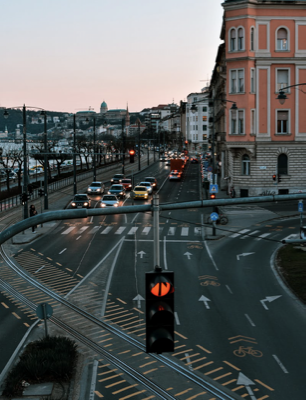
#> input picture Imagenes/road1.png, 306 x 400 px, given in place of the camera
$ python Tarea1.py
#> lines starting #> are read from the running program, lines starting #| are printed output that depends on the picture; after the words box and inside, x2 and y2 are one past the last pixel; in counts of white or black regions, pixels touching at a corner belong together
import cv2
import numpy as np
import time

IMG_ROW_RES = 480
IMG_COL_RES = 640

def init_camera():
    video_capture = cv2.VideoCapture(0)
    ret = video_capture.set(3, IMG_COL_RES)
    ret = video_capture.set(4, IMG_ROW_RES)
    return video_capture

def acquire_image(video_capture):
    #grab a single frame of video
    ret, frame = video_capture.read()
#> frame is the input picture: shape (400, 306, 3); mean B, G, R 90.1, 90.6, 86.9
    scaled_rgb_frame = cv2.resize(frame, (0, 0), fx=0.25, fy=0.25)
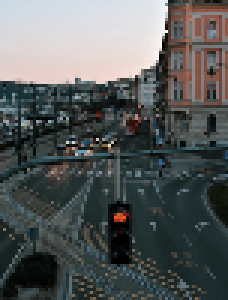
#> scaled_rgb_frame: shape (100, 76, 3) (shown 3 times larger); mean B, G, R 90.5, 91, 87.3
    scaled_rgb_frame = scaled_rgb_frame[:, :, ::-1]
    return frame, scaled_rgb_frame

def show_frame(name, frame):
    #Display the resulting image frame in the PAC
    cv2.imshow(name,frame)

def highlight_polygons(img_gray):
    # Detect edges using Canny
    edges = cv2.Canny(img_gray, 50, 200)

    # Find contours in the image
    contours, hierarchy = cv2.findContours(edges, cv2.RETR_EXTERNAL, cv2.CHAIN_APPROX_SIMPLE)

    # Draw the contours on the original image
    img_out = np.zeros_like(img_gray)
    cv2.drawContours(img_out, contours, -1, 255, thickness=2)

    # Highlight the polygons
    highlighted_gray = cv2.addWeighted(img_gray, 0.5, img_out, 0.5, 0)

    return highlighted_gray


##############################################################################
#COMMUNICATION - LANGUAGE - PROTOCOLS
#Defining some time scales for communicatiions
lastPublication = 0.0
PUBLISH_TIME = 0.1
##############################################################################

##############################################################################
# SENSING - PERCEPTION
#Setup and initialization of perception
video_capture = init_camera()


##############################################################################
#Percetion-action-loop
##############################################################################
#While ALIVE DO
while (True):
    # Sensing layer
    bgr_frame, scaled_rgb = acquire_image(video_capture)
    ##############################################################################
    #COMMUNICATION LAYER: messages to trigger actions
    #on the external world (SPATIAL-temporal SCALES)

    if np.abs(time.time()-lastPublication) > PUBLISH_TIME:
        try:
            print("No remote action needed ...")
        except (KeyboardInterrupt):
            break
        except Exception as e:
            print (e)
        lastPublication = time.time()


    # Computation layer - visual processing pipeline
    img_gray = cv2.cvtColor(bgr_frame, cv2.COLOR_BGR2GRAY)
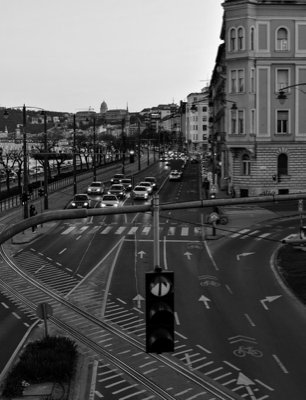
#> img_gray: shape (400, 306); min 0, max 255, mean 89.4
    highlighted_gray = highlight_polygons(img_gray)
#> in highlight_polygons, `edges = cv2.Canny(img_gray, 50, 200)`:
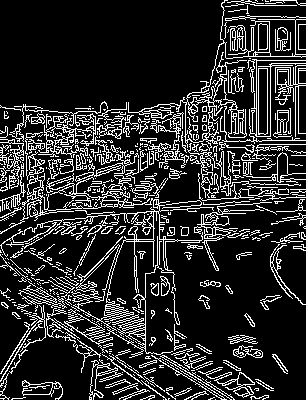
#> edges: shape (400, 306); 17.2% white in thin lines or dots
#> in highlight_polygons, `contours, hierarchy = cv2.findContours(edges, cv2.RETR_EXTERNAL, cv2.C..`: contours = 418 contours, 339 with area under 20; largest, box (x1, y1, x2, y2) and area: (0, 151, 203, 358) 2457, (128, 0, 306, 152) 1329, (38, 113, 103, 158) 622, (258, 68, 268, 135) 588, (89, 359, 123, 400) 366
#> in highlight_polygons, `cv2.drawContours(img_out, contours, -1, 255, thickness=2)`:
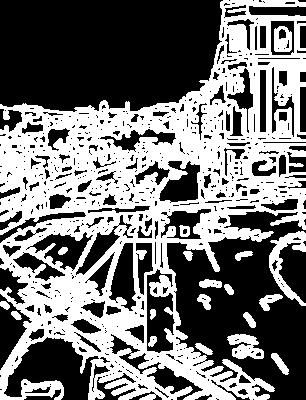
#> img_out: shape (400, 306); 45.9% white; 19 white regions, largest, box (x1, y1, x2, y2) and area: (0, 0, 306, 400) 52732, (269, 231, 306, 306) 929, (227, 334, 264, 359) 589
#> in highlight_polygons, `highlighted_gray = cv2.addWeighted(img_gray, 0.5, img_out, 0.5, 0)`:
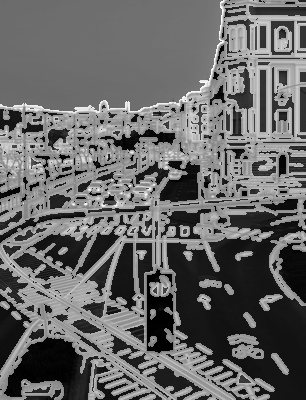
#> highlighted_gray: shape (400, 306); min 0, max 255, mean 103.2
    edges = cv2.Canny(img_gray, 50, 200)
    bgr_frame[edges == 255] = [0, 0, 255]
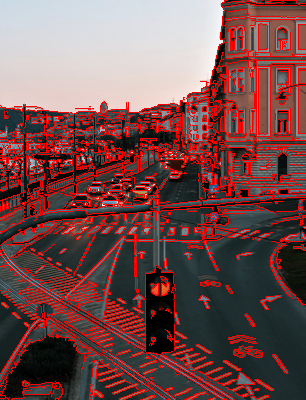
#> bgr_frame: shape (400, 306, 3); 17.23% of pixels changed, all inside (x1, y1, x2, y2) = (0, 0, 306, 400)


    # Visualization layer
    show_frame('RGB image', bgr_frame)
    show_frame('Gray level image', img_gray)
    show_frame('Highlighted polygons', highlighted_gray)

    # Hit 'q' on the keyboard to quit:
    if cv2.waitKey(1) & 0xFF == ord('q'):
#> (key q is pressed here)
        break

#Release the webcam
video_capture.release()
cv2.destroyAllWindows()

$ run again, on Imagenes/road10.png
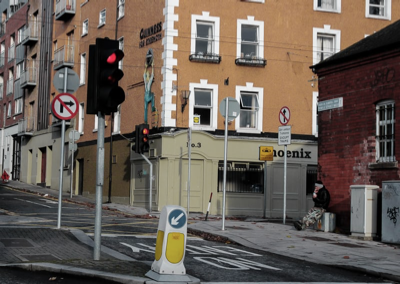
#> input picture Imagenes/road10.png, 400 x 284 px, given in place of the camera
#> in acquire_image, frame is the input picture: shape (284, 400, 3); mean B, G, R 86.4, 94.9, 105.3
#> in highlight_polygons, `edges = cv2.Canny(img_gray, 50, 200)`:
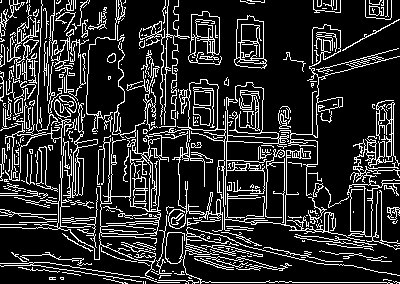
#> edges: shape (284, 400); 17.5% white in thin lines or dots
#> contours = 283 contours, 247 with area under 20; largest, box (x1, y1, x2, y2) and area: (0, 79, 365, 279) 4564, (225, 82, 289, 205) 2160, (347, 136, 400, 250) 1438, (234, 15, 267, 69) 1311, (188, 11, 222, 65) 858
#> img_out: shape (284, 400); 44.5% white; 12 white regions (1 under 20 px), largest, box (x1, y1, x2, y2) and area: (0, 0, 400, 284) 48703, (233, 14, 268, 70) 493, (364, 0, 393, 21) 469
#> `bgr_frame[edges == 255] = [0, 0, 255]`:
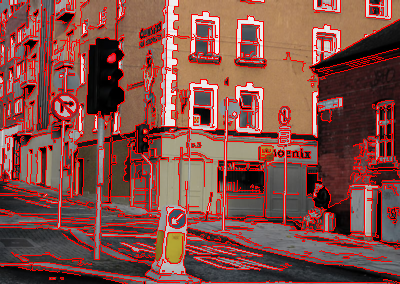
#> bgr_frame: shape (284, 400, 3); 17.48% of pixels changed, all inside (x1, y1, x2, y2) = (0, 0, 400, 284)

$ run again, on Imagenes/road3.png
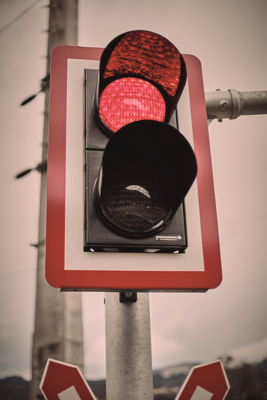
#> input picture Imagenes/road3.png, 267 x 400 px, given in place of the camera
#> in acquire_image, frame is the input picture: shape (400, 267, 3); mean B, G, R 111.1, 121.1, 153.7
#> in highlight_polygons, `edges = cv2.Canny(img_gray, 50, 200)`:
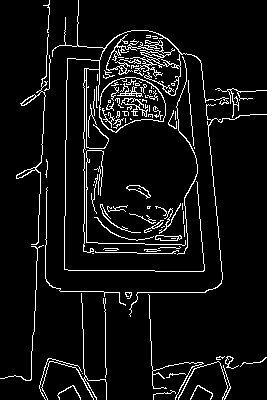
#> edges: shape (400, 267); 6.7% white in thin lines or dots
#> contours = 67 contours, 54 with area under 20; largest, box (x1, y1, x2, y2) and area: (99, 77, 166, 133) 2629, (52, 0, 229, 272) 498, (16, 34, 49, 245) 158, (126, 185, 151, 199) 115, (155, 235, 182, 241) 102
#> img_out: shape (400, 267); 17.8% white; 8 white regions, largest, box (x1, y1, x2, y2) and area: (0, 0, 267, 400) 17955, (99, 203, 142, 234) 407, (125, 184, 152, 200) 200
#> `bgr_frame[edges == 255] = [0, 0, 255]`:
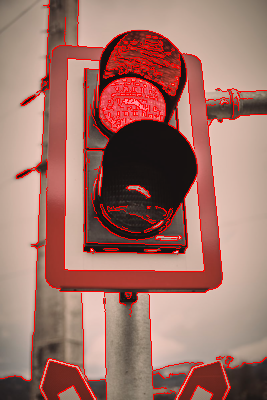
#> bgr_frame: shape (400, 267, 3); 6.7% of pixels changed, all inside (x1, y1, x2, y2) = (0, 0, 267, 400)
